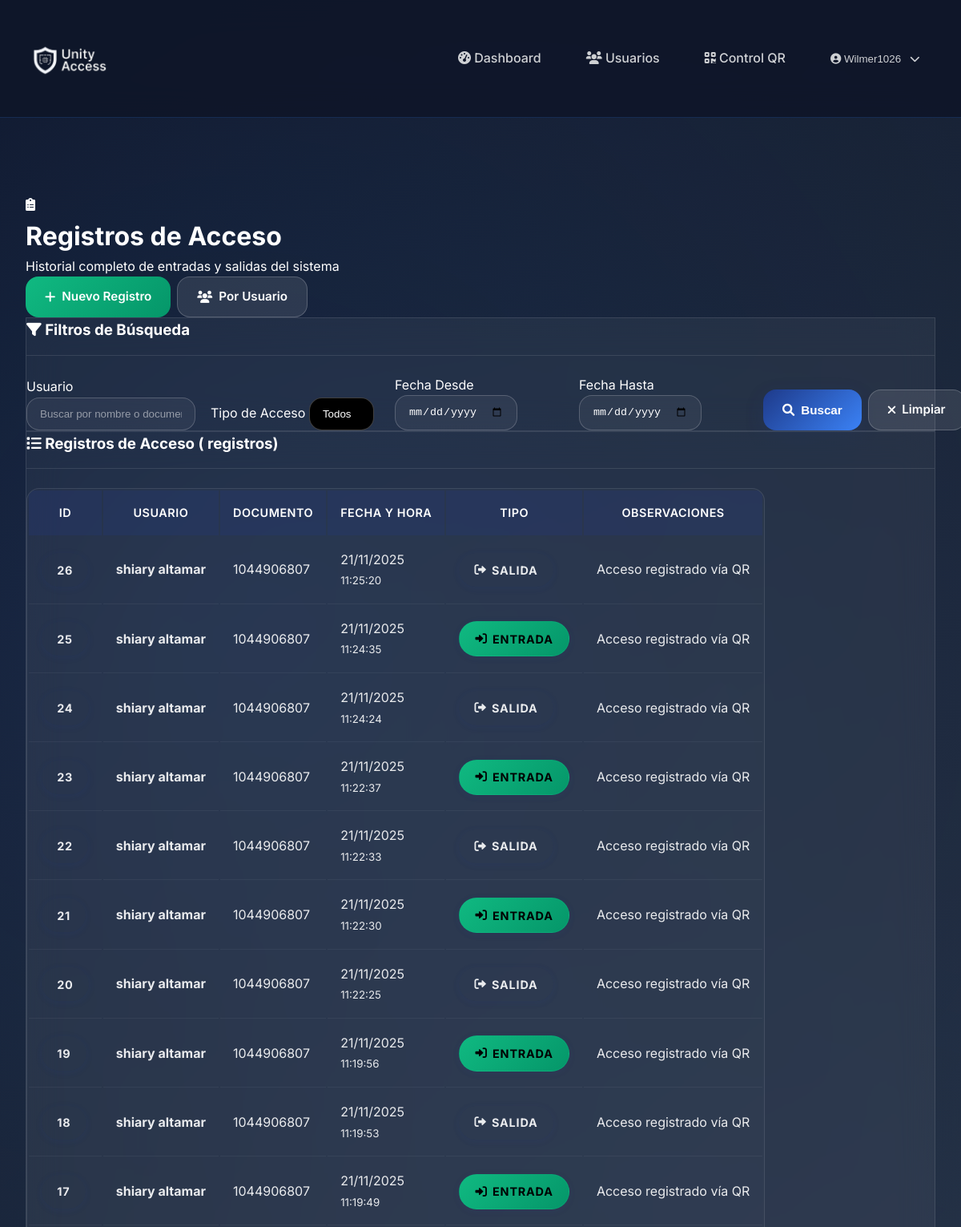
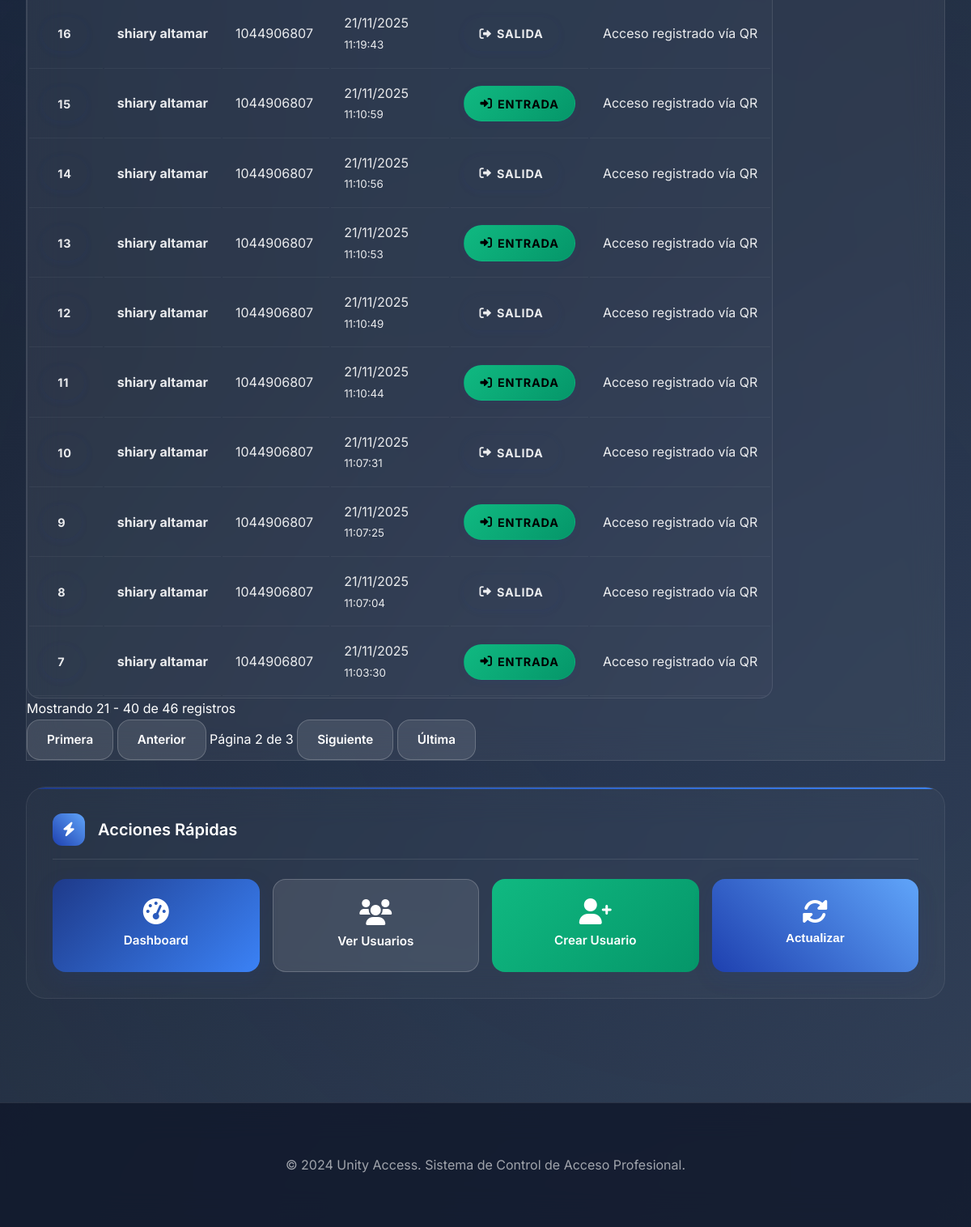
Screenshot of /appi/accesos/?page=2 (signed in) with the database file from the repository (2 pictures, top to bottom).
### appi/models.py (models this page shows, shortened)
class RegistroAcceso(models.Model):
    TIPO_ACCESO_CHOICES = [
        ('entrada', 'Entrada'),
        ('salida', 'Salida'),
    ]
    usuario = models.ForeignKey(Usuario, to_field='numero_documento', on_delete=models.CASCADE, verbose_name="Usuario")
    fecha_hora = models.DateTimeField(default=timezone.now, verbose_name="Fecha y Hora")
    tipo_acceso = models.CharField(max_length=10, choices=TIPO_ACCESO_CHOICES, verbose_name="Tipo de Acceso")
    observaciones = models.TextField(blank=True, null=True, verbose_name="Observaciones")
    class Meta:
        verbose_name = "Registro de Acceso"
        verbose_name_plural = "Registros de Acceso"
        ordering = ['-fecha_hora']

class Usuario(models.Model):
    TIPO_DOCUMENTO_CHOICES = [
        ('CC', 'Cédula de Ciudadanía'),
        ('TI', 'Tarjeta de Identidad'),
        ('CE', 'Cédula de Extranjería'),
        ('PP', 'Pasaporte'),
    ]
    ESTADO_CHOICES = [
        ('activo', 'Activo'),
        ('inactivo', 'Inactivo'),
    ]
    numero_documento = models.CharField(max_length=20, unique=True, verbose_name="Número de Documento")
    tipo_documento = models.CharField(max_length=2, choices=TIPO_DOCUMENTO_CHOICES, default='CC', verbose_name="Tipo de Documento")
    nombres = models.CharField(max_length=100, verbose_name="Nombres")
    apellidos = models.CharField(max_length=100, verbose_name="Apellidos")
    email = models.EmailField(verbose_name="Correo Electrónico")
    telefono = models.CharField(max_length=15, blank=True, null=True, verbose_name="Teléfono")
    estado = models.CharField(max_length=10, choices=ESTADO_CHOICES, default='activo', verbose_name="Estado")
    fecha_registro = models.DateTimeField(auto_now_add=True, verbose_name="Fecha de Registro")
    fecha_actualizacion = models.DateTimeField(auto_now=True, verbose_name="Última Actualización")
    class Meta:
        verbose_name = "Usuario"
        verbose_name_plural = "Usuarios"
        ordering = ['apellidos', 'nombres']
    @property
    def nombre_completo(self):
        return f"{self.nombres} {self.apellidos}"

### appi/views.py (the view)
# urls.py: path('accesos/', views.lista_accesos, name='lista_accesos'),
@never_cache
@never_cache
@never_cache
@login_required
@user_passes_test(es_administrador)
def lista_accesos(request):
    accesos = RegistroAcceso.objects.select_related('usuario').order_by('-fecha_hora')
    fecha_desde = request.GET.get('fecha_desde')
    fecha_hasta = request.GET.get('fecha_hasta')
    tipo_acceso = request.GET.get('tipo_acceso')
    usuario_id = request.GET.get('usuario')
    if fecha_desde:
        accesos = accesos.filter(fecha_hora__date__gte=fecha_desde)
    if fecha_hasta:
        accesos = accesos.filter(fecha_hora__date__lte=fecha_hasta)
    if tipo_acceso:
        accesos = accesos.filter(tipo_acceso=tipo_acceso)
    if usuario_id:
        accesos = accesos.filter(usuario__numero_documento=usuario_id)
    paginator = Paginator(accesos, 20)  # 20 registros por página
    page_number = request.GET.get('page')
    page_obj = paginator.get_page(page_number)
    usuarios = Usuario.objects.filter(estado='activo').order_by('apellidos', 'nombres')
    context = {
        'page_obj': page_obj,
        'accesos': page_obj,
        'usuarios': usuarios,
        'fecha_desde': fecha_desde,
        'fecha_hasta': fecha_hasta,
        'tipo_acceso': tipo_acceso,
        'usuario_id': usuario_id,
        'total_accesos': accesos.count(),
        'is_paginated': page_obj.has_other_pages(),
        'paginator': paginator,
    }
    return render(request, 'accesos/lista.html', context)

### appi/views.py (called while the page is built)
def es_administrador(user):
    return user.is_authenticated and (user.is_superuser or user.is_staff)

### templates/accesos/lista.html (shortened to what this page needs)
{% extends 'base.html' %}
{% load static %}
{% block content %}
<div class="page-container">
    <div class="page-header">
        <div class="header-content">
            <div class="header-icon">
                <i class="fas fa-clipboard-list"></i>
            </div>
            <div class="header-text">
                <h1>Registros de Acceso</h1>
                <p>Historial completo de entradas y salidas del sistema</p>
            </div>
        </div>
        <div class="header-actions" style="display:flex; gap:.5rem; flex-wrap:wrap;">
            <a href="{% url 'appi:crear_acceso' %}" class="btn-custom btn-success-custom hover-lift">
                <i class="fas fa-plus"></i>
                Nuevo Registro
            </a>
            <a href="{% url 'appi:accesos_por_usuario' %}" class="btn-custom btn-secondary-custom hover-lift">
                <i class="fas fa-users"></i>
                Por Usuario
            </a>
        </div>
    </div>
    <div class="card-custom glass-effect">
        <div class="card-header-custom">
            <h3><i class="fas fa-filter"></i> Filtros de Búsqueda</h3>
        </div>
        <div class="card-body-custom">
            <form method="GET" class="filter-form">
                <div style="display: grid; grid-template-columns: repeat(auto-fit, minmax(200px, 1fr)); gap: 1rem; align-items: end;">
                    <div class="form-group-custom">
                        <label>Usuario</label>
                        <input type="text" name="usuario" value="{{ request.GET.usuario }}"
                               placeholder="Buscar por nombre o documento" class="form-control-custom">
                    </div>
                    <div class="form-group-custom">
                        <label>Tipo de Acceso</label>
                        <select name="tipo_acceso" class="form-control-custom">
                            <option value="">Todos</option>
                        </select>
                    </div>
                    <div class="form-group-custom">
                        <label>Fecha Desde</label>
                        <input type="date" name="fecha_desde" value="{{ request.GET.fecha_desde }}" class="form-control-custom">
                    </div>
                    <div class="form-group-custom">
                        <label>Fecha Hasta</label>
                        <input type="date" name="fecha_hasta" value="{{ request.GET.fecha_hasta }}" class="form-control-custom">
                    </div>
                    <div style="display: flex; gap: 0.5rem;">
                        <button type="submit" class="btn-custom btn-primary-custom">
                            <i class="fas fa-search"></i> Buscar
                        </button>
                        <a href="{% url 'appi:lista_accesos' %}" class="btn-custom btn-secondary-custom">
                            <i class="fas fa-times"></i> Limpiar
                        </a>
                    </div>
                </div>
            </form>
        </div>
    </div>
    <div class="card-custom glass-effect">
        <div class="card-header-custom">
            <h3><i class="fas fa-list"></i> Registros de Acceso ({{ accesos.count }} registros)</h3>
        </div>
        <div class="card-body-custom">
            {% if accesos %}
                <div class="table-container">
                    <table class="table-custom">
                        <thead>
                            <tr>
                                <th>ID</th>
                                <th>Usuario</th>
                                <th>Documento</th>
                                <th>Fecha y Hora</th>
                                <th>Tipo</th>
                                <th>Observaciones</th>
                            </tr>
                        </thead>
                        <tbody>
                            {% for acceso in accesos %}
                            <tr>
                                <td>
                                    <span class="badge-custom badge-info-custom">{{ acceso.id }}</span>
                                </td>
                                <td>
                                    <div class="user-info">
                                        <strong>{{ acceso.usuario.nombre_completo }}</strong>
                                    </div>
                                </td>
                                <td>
                                    <span class="text-muted">{{ acceso.usuario.numero_documento }}</span>
                                </td>
                                <td>
                                    <div class="datetime-info">
                                        <div>{{ acceso.fecha_hora|date:"d/m/Y" }}</div>
                                        <small class="text-muted">{{ acceso.fecha_hora|date:"H:i:s" }}</small>
                                    </div>
                                </td>
                                <td>
                                    {% if acceso.tipo_acceso == 'entrada' %}
                                        <span class="badge-custom badge-success-custom">
                                            <i class="fas fa-sign-in-alt"></i> Entrada
                                        </span>
                                    {% else %}
                                        <span class="badge-custom badge-warning-custom">
                                            <i class="fas fa-sign-out-alt"></i> Salida
                                        </span>
                                    {% endif %}
                                </td>
                                <td>
                                    {% if acceso.observaciones %}
                                        <span class="text-truncate" style="max-width: 200px; display: inline-block;"
                                              title="{{ acceso.observaciones }}">
                                            {{ acceso.observaciones }}
                                        </span>
                                    {% else %}
                                        <span class="text-muted">-</span>
                                    {% endif %}
                                </td>
                            </tr>
                            {% endfor %}
                        </tbody>
                    </table>
                </div>
                {% if is_paginated %}
                <div class="pagination-container">
                    <div class="pagination-info">
                        <span>Mostrando {{ page_obj.start_index }} - {{ page_obj.end_index }} de {{ paginator.count }} registros</span>
                    </div>
                    <div class="pagination-controls">
                        {% if page_obj.has_previous %}
                            <a href="?page=1"
                               class="btn-custom btn-secondary-custom">Primera</a>
                            <a href="?page={{ page_obj.previous_page_number }}"
                               class="btn-custom btn-secondary-custom">Anterior</a>
                        {% endif %}
                        <span class="current-page">Página {{ page_obj.number }} de {{ paginator.num_pages }}</span>
                        {% if page_obj.has_next %}
                            <a href="?page={{ page_obj.next_page_number }}"
                               class="btn-custom btn-secondary-custom">Siguiente</a>
                            <a href="?page={{ paginator.num_pages }}"
                               class="btn-custom btn-secondary-custom">Última</a>
                        {% endif %}
                    </div>
                </div>
                {% endif %}
            {% endif %}
        </div>
        </div>
    </div>
    <div class="content-card" style="margin-top: 2rem;">
        <div class="card-header-custom">
            <div class="card-icon-custom">
                <i class="fas fa-bolt"></i>
            </div>
            <h2 class="card-title-custom">Acciones Rápidas</h2>
        </div>
        <div style="display: grid; grid-template-columns: repeat(auto-fit, minmax(200px, 1fr)); gap: 1rem;">
        <a href="{% url 'appi:dashboard' %}" class="btn-custom btn-primary-custom hover-lift" style="height: auto; flex-direction: column; padding: 1.5rem; gap: 0.5rem;">
            <i class="fas fa-tachometer-alt" style="font-size: 2rem;"></i>
            Dashboard
        </a>
        <a href="{% url 'appi:lista_usuarios' %}" class="btn-custom btn-secondary-custom hover-lift" style="height: auto; flex-direction: column; padding: 1.5rem; gap: 0.5rem;">
            <i class="fas fa-users" style="font-size: 2rem;"></i>
            Ver Usuarios
        </a>
        <a href="{% url 'appi:crear_usuario' %}" class="btn-custom btn-success-custom hover-lift" style="height: auto; flex-direction: column; padding: 1.5rem; gap: 0.5rem;">
            <i class="fas fa-user-plus" style="font-size: 2rem;"></i>
            Crear Usuario
        </a>
        <button class="btn-custom btn-info-custom hover-lift" onclick="window.location.reload()" style="height: auto; flex-direction: column; padding: 1.5rem; gap: 0.5rem; width: 100%;">
            <i class="fas fa-sync-alt" style="font-size: 2rem;"></i>
            Actualizar
        </button>
    </div>
    </div>
{% endblock %}

### templates/base.html (shortened to what this page needs)
<!DOCTYPE html>
<html lang="es">
<head>
    <link href="https://cdnjs.cloudflare.com/ajax/libs/font-awesome/6.0.0/css/all.min.css" rel="stylesheet">
    {% load static %}
    <link href="{% static 'css/style.css' %}" rel="stylesheet">
</head>
<body>
    {% if user.is_authenticated %}
    <nav class="navbar-custom">
        <div class="main-container">
            <div style="display: flex; align-items: center; justify-content: space-between; width: 100%;">
                <a class="navbar-brand-custom" href="{% url 'appi:dashboard' %}">
                    <img src="{% static 'imagen/logo.png' %}" alt="Unity Access Logo" class="brand-logo">
                </a>
                <div style="display: flex;  align-items: center; gap: 1rem;">
                    <a  style="text-decoration: none;" class="nav-link-custom" href="{% url 'appi:dashboard' %}">
                        <i class="fas fa-tachometer-alt"></i>
                        Dashboard
                    </a>
                    <a style="text-decoration: none;"  class="nav-link-custom" href="{% url 'appi:lista_usuarios' %}">
                        <i class="fas fa-users"></i>
                        Usuarios
                    </a>
                    <a style="text-decoration: none;"  class="nav-link-custom" href="{% url 'appi:control_qr' %}" onclick="window.open(this.href, 'QRScannerWindow', 'width=1000,height=800,scrollbars=yes,resizable=yes'); return false;">
                        <i class="fas fa-qrcode"></i>
                        Control QR
                    </a>
                    <div style="position: relative; display: inline-block;">
                        <button class="nav-link-custom" style="background: none; border: none; cursor: pointer;" onclick="toggleDropdown()">
                            <i class="fas fa-user-circle"></i>
                            {{ user.username }}
                            <i class="fas fa-chevron-down" style="margin-left: 0.5rem; font-size: 0.8rem;"></i>
                        </button>
                    </div>
                </div>
            </div>
        </div>
    </nav>
    {% endif %}
    <div class="main-container">
    </div>
    <main class="main-container fade-in-up">
        {% block content %}{% endblock %}
    </main>
    <footer class="footer-custom">
        <div class="main-container">
            <p>&copy; 2024 Unity Access. Sistema de Control de Acceso Profesional.</p>
        </div>
    </footer>
</body>
</html>

### rows the page displays
RegistroAcceso: id "26", usuario.nombre_completo "shiary altamar", usuario.numero_documento "1044906807", fecha_hora "21/11/2025", fecha_hora "11:25:20", tipo_acceso "salida" (drawn), observaciones "Acceso registrado vía QR"
RegistroAcceso: id "25", usuario.nombre_completo "shiary altamar", usuario.numero_documento "1044906807", fecha_hora "21/11/2025", fecha_hora "11:24:35", tipo_acceso "entrada" (drawn), observaciones "Acceso registrado vía QR"
RegistroAcceso: id "24", usuario.nombre_completo "shiary altamar", usuario.numero_documento "1044906807", fecha_hora "21/11/2025", fecha_hora "11:24:24", tipo_acceso "salida" (drawn), observaciones "Acceso registrado vía QR"
RegistroAcceso: id "23", usuario.nombre_completo "shiary altamar", usuario.numero_documento "1044906807", fecha_hora "21/11/2025", fecha_hora "11:22:37", tipo_acceso "entrada" (drawn), observaciones "Acceso registrado vía QR"
RegistroAcceso: id "22", usuario.nombre_completo "shiary altamar", usuario.numero_documento "1044906807", fecha_hora "21/11/2025", fecha_hora "11:22:33", tipo_acceso "salida" (drawn), observaciones "Acceso registrado vía QR"
RegistroAcceso: id "21", usuario.nombre_completo "shiary altamar", usuario.numero_documento "1044906807", fecha_hora "21/11/2025", fecha_hora "11:22:30", tipo_acceso "entrada" (drawn), observaciones "Acceso registrado vía QR"
RegistroAcceso: id "20", usuario.nombre_completo "shiary altamar", usuario.numero_documento "1044906807", fecha_hora "21/11/2025", fecha_hora "11:22:25", tipo_acceso "salida" (drawn), observaciones "Acceso registrado vía QR"
RegistroAcceso: id "19", usuario.nombre_completo "shiary altamar", usuario.numero_documento "1044906807", fecha_hora "21/11/2025", fecha_hora "11:19:56", tipo_acceso "entrada" (drawn), observaciones "Acceso registrado vía QR"
RegistroAcceso: id "18", usuario.nombre_completo "shiary altamar", usuario.numero_documento "1044906807", fecha_hora "21/11/2025", fecha_hora "11:19:53", tipo_acceso "salida" (drawn), observaciones "Acceso registrado vía QR"
RegistroAcceso: id "17", usuario.nombre_completo "shiary altamar", usuario.numero_documento "1044906807", fecha_hora "21/11/2025", fecha_hora "11:19:49", tipo_acceso "entrada" (drawn), observaciones "Acceso registrado vía QR"
RegistroAcceso: id "16", usuario.nombre_completo "shiary altamar", usuario.numero_documento "1044906807", fecha_hora "21/11/2025", fecha_hora "11:19:43", tipo_acceso "salida" (drawn), observaciones "Acceso registrado vía QR"
RegistroAcceso: id "15", usuario.nombre_completo "shiary altamar", usuario.numero_documento "1044906807", fecha_hora "21/11/2025", fecha_hora "11:10:59", tipo_acceso "entrada" (drawn), observaciones "Acceso registrado vía QR"
RegistroAcceso: id "14", usuario.nombre_completo "shiary altamar", usuario.numero_documento "1044906807", fecha_hora "21/11/2025", fecha_hora "11:10:56", tipo_acceso "salida" (drawn), observaciones "Acceso registrado vía QR"
RegistroAcceso: id "13", usuario.nombre_completo "shiary altamar", usuario.numero_documento "1044906807", fecha_hora "21/11/2025", fecha_hora "11:10:53", tipo_acceso "entrada" (drawn), observaciones "Acceso registrado vía QR"
RegistroAcceso: id "12", usuario.nombre_completo "shiary altamar", usuario.numero_documento "1044906807", fecha_hora "21/11/2025", fecha_hora "11:10:49", tipo_acceso "salida" (drawn), observaciones "Acceso registrado vía QR"
RegistroAcceso: id "11", usuario.nombre_completo "shiary altamar", usuario.numero_documento "1044906807", fecha_hora "21/11/2025", fecha_hora "11:10:44", tipo_acceso "entrada" (drawn), observaciones "Acceso registrado vía QR"
RegistroAcceso: id "10", usuario.nombre_completo "shiary altamar", usuario.numero_documento "1044906807", fecha_hora "21/11/2025", fecha_hora "11:07:31", tipo_acceso "salida" (drawn), observaciones "Acceso registrado vía QR"
RegistroAcceso: id "9", usuario.nombre_completo "shiary altamar", usuario.numero_documento "1044906807", fecha_hora "21/11/2025", fecha_hora "11:07:25", tipo_acceso "entrada" (drawn), observaciones "Acceso registrado vía QR"
RegistroAcceso: id "8", usuario.nombre_completo "shiary altamar", usuario.numero_documento "1044906807", fecha_hora "21/11/2025", fecha_hora "11:07:04", tipo_acceso "salida" (drawn), observaciones "Acceso registrado vía QR"
RegistroAcceso: id "7", usuario.nombre_completo "shiary altamar", usuario.numero_documento "1044906807", fecha_hora "21/11/2025", fecha_hora "11:03:30", tipo_acceso "entrada" (drawn), observaciones "Acceso registrado vía QR"

### other values shown
{{ user.username }} "Wilmer1026"
{{ page_obj.start_index }} "21"
{{ page_obj.end_index }} "40"
{{ paginator.count }} "46"
{{ page_obj.number }} "2"
{{ paginator.num_pages }} "3"
